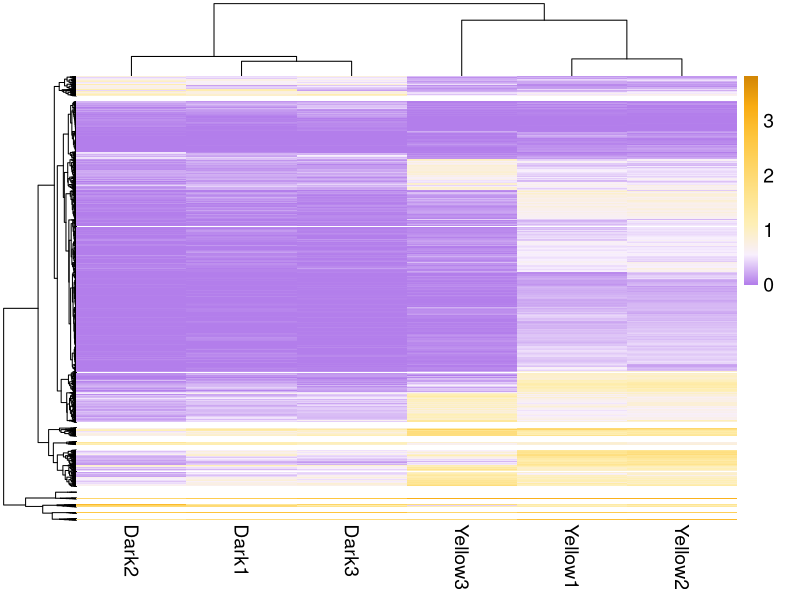

Reproduce this figure in R. (Note: this script raises an error after producing the figure.)
# loading data
DEGs_exp_rpkm <- read.csv("./01_Preprocessing/output_data/DEGs_YvsD_valid.csv", header = T, row.names = 1)
dim(DEGs_exp_rpkm)

data_raw<- DEGs_exp_rpkm[,20:25]
summary(data_raw)

data <- log10(data_raw + 1)
summary(data)
data_centered <- scale(data, center = T, scale = F)
summary(data_centered)

library(pheatmap)
p <- pheatmap(data, cluster_row = TRUE, cluster_col = TRUE, show_rownames= FALSE,
              color=colorRampPalette(rev(c("#D38706", "#F9AC13", "#FEC53C", "#FED565", "#FEE48F","#FEF0B8", "#F8EFFE", "#B37EEB")))(1000),
              # color = colorRampPalette(rev(brewer.pal(n = 6, name = "RdBu")))(100),
              # scale = 'row', 
              fontsize = 14, legend_breaks = c(0, 1, 2, 3, 4),
              legend_labels=c("0","1","2","3","4"),
              cutree_rows = 10)


# Save clusters
row_cluster <- cutree(p$tree_row, k=10)
newOrder <- data[p$tree_row$order,]
newOrder[,ncol(newOrder)+1]=row_cluster[match(rownames(newOrder), names(row_cluster))]
colnames(newOrder)[ncol(newOrder)]="Cluster"
newOrder$gene_id <- rownames(newOrder)
write.csv(newOrder, "./02_DatasetAnalysis/output_data/HC_10cluster_YvsD.csv", row.names = FALSE)

# # cluster statistics & save data
# clus_num <- as.data.frame(table(newOrder$Cluster))
# head(clus_num)
# # Var1  Freq
# # 1    1 14043
# # 2    2  1148
# # 3    3  3456
# # 4    4   701
# # 5    5  8650
# # 6    6  1936
# colnames(clus_num) <- c('HC_Cluster', 'Freq')
# write.csv(clus_num, './output_data/PART3_metatranscriptomics/Fig3f_ClusterNumber_HC.csv')

# # annotation 
# ## 1. all raw
# anno <- read.csv('./data/annotation/total_annotation_v2_RemoveColumn.csv')
# HCcluster_24 <- read.csv("./output_data/DEGs_HC_24cluster.csv")
# loc <- match(HCcluster_24$X, anno$Gene_ID)
# HCcluster_24 <- cbind(HCcluster_24, anno[loc,])
# HCcluster_24 <- HCcluster_24[,-1]
# ## save annotated cluster
# write.csv(HCcluster_24, "./output_data/DEGs_HC_24cluster_annotated_allraw.csv")
# 
# ## 2. eggNOG
# anno_egg <- read.csv('./data/annotation/eggNOG_annotation.csv')
# table(anno_egg$Class)
# 
# HCcluster_24 <- read.csv("./output_data/DEGs_HC_24cluster.csv")
# loc <- match(HCcluster_24$X, anno_egg$Gene)
# HCcluster_24 <- cbind(HCcluster_24, anno_egg[loc,])
# HCcluster_24 <- HCcluster_24[,-1]
# ## save annotated cluster
# write.csv(HCcluster_24, "./output_data/DEGs_HC_24cluster_annotated_eggNOG.csv")

